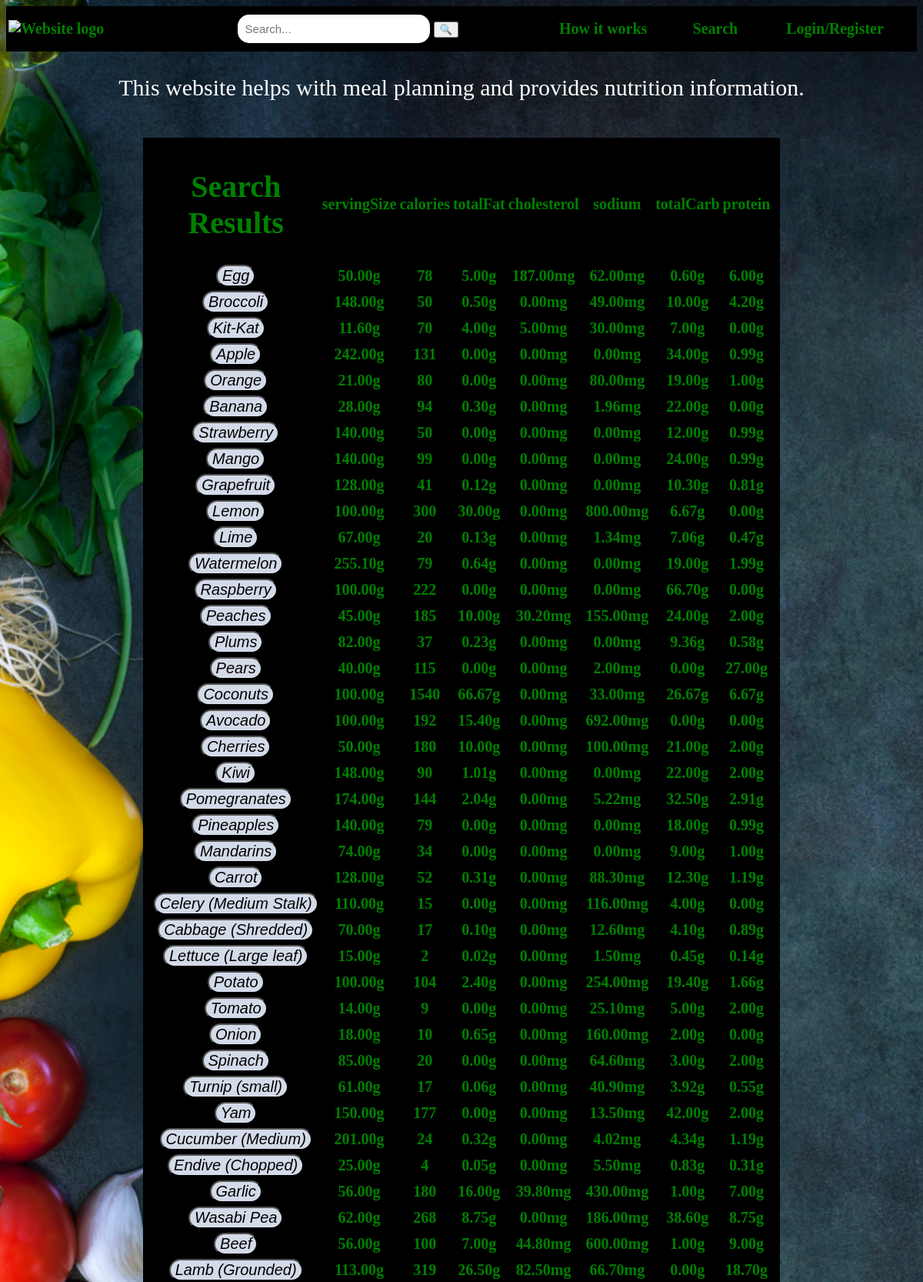
Screenshot of /nutrihacker/search/ (upper part) with the database file from the repository.
### nutrihacker/models.py (models this page shows, shortened)
class Food(models.Model):
	name = models.CharField(max_length=50)
	servingSize = models.DecimalField(max_digits=8, decimal_places=2)
	calories = models.IntegerField()
	totalFat = models.DecimalField(max_digits=8, decimal_places=2)
	cholesterol = models.DecimalField(max_digits=8, decimal_places=2)
	sodium = models.DecimalField(max_digits=8, decimal_places=2)
	totalCarb = models.DecimalField(max_digits=8, decimal_places=2)
	protein = models.DecimalField(max_digits=8, decimal_places=2)

### nutrihacker/views.py (the view)
# urls.py: path('search/', views.SearchResultsView.as_view(), name='search'),
class SearchResultsView(ListView):
	model = Food
	template_name = 'nutrihacker/search.html'
	def get_queryset(self):
		query = self.request.GET.get('term')
		if (query == None):
			return Food.objects.all()
		else: # If there are any foods containing the query, they will be in the resulting object_list which is used by search.html in a for loop
			object_list = Food.objects.filter(
				Q(name__icontains = query)
			)
			return object_list

### nutrihacker/templates/nutrihacker/search.html (shortened to what this page needs)
{% load static %}
<!DOCTYPE html>
<html lang="en">
	<head>
		<link rel="stylesheet" type="text/css" href="{% static 'nutrihacker/style.css' %}">
	</head>
	<body>
		{% include "nutrihacker/navigation_bar.html" %}
		<p>This website helps with meal planning and provides nutrition information.</p>
		<br>
		<table class="t02" width="70%" align="center" style="background-color:black;padding:10px" >
			<tr><th>
				<h1>Search Results</h1>
			</th>
				<th>servingSize </th>
				<th>calories </th>
				<th>totalFat </th>
				<th>cholesterol </th>
				<th>sodium </th>
				<th>totalCarb </th>
				<th>protein </th>
			</tr>
				{% for food in object_list %}
				<tr>
				<th>
				<a href="{% url 'nutrihacker:nutrifacts' food.id %}"><button class="B">{{ food.name }}</button></a>
				</th>
				<th>{{ food.servingSize }}g</th>
				<th>{{ food.calories }}</th>
				<th>{{ food.totalFat }}g</th>
				<th>{{ food.cholesterol }}mg</th>
				<th>{{ food.sodium }}mg</th>
				<th>{{ food.totalCarb }}g</th>
				<th>{{ food.protein }}g</th>
				</tr>
				{% endfor %}
		</table>
				<br>
				<br>
	</body>
</html>

### nutrihacker/static/nutrihacker/style.css (style rules this page uses)
p { color: white; text-align: center; font-size: 30px; }
table { color: green; text-align: center; font-size: 20px; height: 80%; border-collapse:separate; }
.t02 { background: transparent; }
th { height: 30px; text-align: center; }
a { color: green; text-decoration: none; }
body { background-image: url("images/background.jpg"); height: 100%; background-position: center; background-repeat: no-repeat; background-size: cover; }
.B { border-radius:16px; color: black; font-size: 20px; font-style: italic; background-color:#d3dae8; }
a:link { text-decoration:none; }

### rows the page displays
Food: name "Egg", servingSize "50.00", calories "78", totalFat "5.00", cholesterol "187.00", sodium "62.00", totalCarb "0.60", protein "6.00"
Food: name "Broccoli", servingSize "148.00", calories "50", totalFat "0.50", cholesterol "0.00", sodium "49.00", totalCarb "10.00", protein "4.20"
Food: name "Kit-Kat", servingSize "11.60", calories "70", totalFat "4.00", cholesterol "5.00", sodium "30.00", totalCarb "7.00", protein "0.00"
Food: name "Apple", servingSize "242.00", calories "131", totalFat "0.00", cholesterol "0.00", sodium "0.00", totalCarb "34.00", protein "0.99"
Food: name "Orange", servingSize "21.00", calories "80", totalFat "0.00", cholesterol "0.00", sodium "80.00", totalCarb "19.00", protein "1.00"
Food: name "Banana", servingSize "28.00", calories "94", totalFat "0.30", cholesterol "0.00", sodium "1.96", totalCarb "22.00", protein "0.00"
Food: name "Strawberry", servingSize "140.00", calories "50", totalFat "0.00", cholesterol "0.00", sodium "0.00", totalCarb "12.00", protein "0.99"
Food: name "Mango", servingSize "140.00", calories "99", totalFat "0.00", cholesterol "0.00", sodium "0.00", totalCarb "24.00", protein "0.99"
Food: name "Grapefruit", servingSize "128.00", calories "41", totalFat "0.12", cholesterol "0.00", sodium "0.00", totalCarb "10.30", protein "0.81"
Food: name "Lemon", servingSize "100.00", calories "300", totalFat "30.00", cholesterol "0.00", sodium "800.00", totalCarb "6.67", protein "0.00"
Food: name "Lime", servingSize "67.00", calories "20", totalFat "0.13", cholesterol "0.00", sodium "1.34", totalCarb "7.06", protein "0.47"
Food: name "Watermelon", servingSize "255.10", calories "79", totalFat "0.64", cholesterol "0.00", sodium "0.00", totalCarb "19.00", protein "1.99"
Food: name "Raspberry", servingSize "100.00", calories "222", totalFat "0.00", cholesterol "0.00", sodium "0.00", totalCarb "66.70", protein "0.00"
Food: name "Peaches", servingSize "45.00", calories "185", totalFat "10.00", cholesterol "30.20", sodium "155.00", totalCarb "24.00", protein "2.00"
Food: name "Plums", servingSize "82.00", calories "37", totalFat "0.23", cholesterol "0.00", sodium "0.00", totalCarb "9.36", protein "0.58"
Food: name "Pears", servingSize "40.00", calories "115", totalFat "0.00", cholesterol "0.00", sodium "2.00", totalCarb "0.00", protein "27.00"
Food: name "Coconuts", servingSize "100.00", calories "1540", totalFat "66.67", cholesterol "0.00", sodium "33.00", totalCarb "26.67", protein "6.67"
Food: name "Avocado", servingSize "100.00", calories "192", totalFat "15.40", cholesterol "0.00", sodium "692.00", totalCarb "0.00", protein "0.00"
Food: name "Cherries", servingSize "50.00", calories "180", totalFat "10.00", cholesterol "0.00", sodium "100.00", totalCarb "21.00", protein "2.00"
Food: name "Kiwi", servingSize "148.00", calories "90", totalFat "1.01", cholesterol "0.00", sodium "0.00", totalCarb "22.00", protein "2.00"
Food: name "Pomegranates", servingSize "174.00", calories "144", totalFat "2.04", cholesterol "0.00", sodium "5.22", totalCarb "32.50", protein "2.91"
Food: name "Pineapples", servingSize "140.00", calories "79", totalFat "0.00", cholesterol "0.00", sodium "0.00", totalCarb "18.00", protein "0.99"
Food: name "Mandarins", servingSize "74.00", calories "34", totalFat "0.00", cholesterol "0.00", sodium "0.00", totalCarb "9.00", protein "1.00"
Food: name "Carrot", servingSize "128.00", calories "52", totalFat "0.31", cholesterol "0.00", sodium "88.30", totalCarb "12.30", protein "1.19"
Food: name "Celery (Medium Stalk)", servingSize "110.00", calories "15", totalFat "0.00", cholesterol "0.00", sodium "116.00", totalCarb "4.00", protein "0.00"
Food: name "Cabbage (Shredded)", servingSize "70.00", calories "17", totalFat "0.10", cholesterol "0.00", sodium "12.60", totalCarb "4.10", protein "0.89"
Food: name "Lettuce (Large leaf)", servingSize "15.00", calories "2", totalFat "0.02", cholesterol "0.00", sodium "1.50", totalCarb "0.45", protein "0.14"
Food: name "Potato", servingSize "100.00", calories "104", totalFat "2.40", cholesterol "0.00", sodium "254.00", totalCarb "19.40", protein "1.66"
Food: name "Tomato", servingSize "14.00", calories "9", totalFat "0.00", cholesterol "0.00", sodium "25.10", totalCarb "5.00", protein "2.00"
Food: name "Onion", servingSize "18.00", calories "10", totalFat "0.65", cholesterol "0.00", sodium "160.00", totalCarb "2.00", protein "0.00"
Food: name "Spinach", servingSize "85.00", calories "20", totalFat "0.00", cholesterol "0.00", sodium "64.60", totalCarb "3.00", protein "2.00"
Food: name "Turnip (small)", servingSize "61.00", calories "17", totalFat "0.06", cholesterol "0.00", sodium "40.90", totalCarb "3.92", protein "0.55"
Food: name "Yam", servingSize "150.00", calories "177", totalFat "0.00", cholesterol "0.00", sodium "13.50", totalCarb "42.00", protein "2.00"
Food: name "Cucumber (Medium)", servingSize "201.00", calories "24", totalFat "0.32", cholesterol "0.00", sodium "4.02", totalCarb "4.34", protein "1.19"
Food: name "Endive (Chopped)", servingSize "25.00", calories "4", totalFat "0.05", cholesterol "0.00", sodium "5.50", totalCarb "0.83", protein "0.31"
Food: name "Garlic", servingSize "56.00", calories "180", totalFat "16.00", cholesterol "39.80", sodium "430.00", totalCarb "1.00", protein "7.00"
Food: name "Wasabi Pea", servingSize "62.00", calories "268", totalFat "8.75", cholesterol "0.00", sodium "186.00", totalCarb "38.60", protein "8.75"
Food: name "Beef", servingSize "56.00", calories "100", totalFat "7.00", cholesterol "44.80", sodium "600.00", totalCarb "1.00", protein "9.00"
Food: name "Lamb (Grounded)", servingSize "113.00", calories "319", totalFat "26.50", cholesterol "82.50", sodium "66.70", totalCarb "0.00", protein "18.70"
